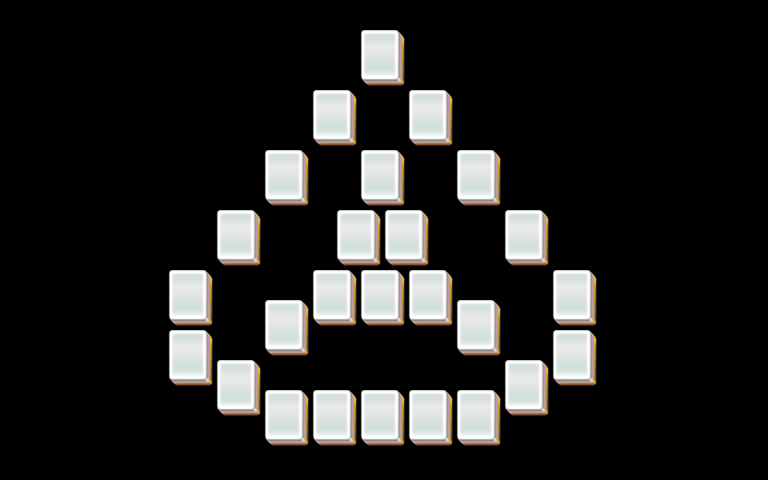

Below is a game level as drawn by its tile map, then a one-line description and the .tmx that defines it (tile-layer data replaced by summaries):
An orthogonal 32x16 tile map with 24x30 px tiles, 5 tile layers (layer1, layer2, layer3, layer4, ...).

<map version="1.0" orientation="orthogonal" width="32" height="16" tilewidth="24" tileheight="30">
 <properties>
  <property name="species" value="10" />
 </properties>
 <tileset firstgid="1" name="mahjong" tilewidth="48" tileheight="60">
  <image source="mahjong.png" />
 </tileset>
 <layer name="layer1" width="32" height="16">
  <data>[512 cells, 26 non-empty, 1 distinct tile ids]</data>
 </layer>
 <layer name="layer2" width="32" height="16">
  <data>[512 cells, 26 non-empty, 1 distinct tile ids]</data>
 </layer>
 <layer name="layer3" width="32" height="16">
  <data>[512 cells, 26 non-empty, 1 distinct tile ids]</data>
 </layer>
 <layer name="layer4" width="32" height="16">
  <data>[512 cells, 26 non-empty, 1 distinct tile ids]</data>
 </layer>
 <layer name="layer5" width="32" height="16">
  <data>[512 cells, 0 non-empty, 0 distinct tile ids]</data>
 </layer>
</map>
